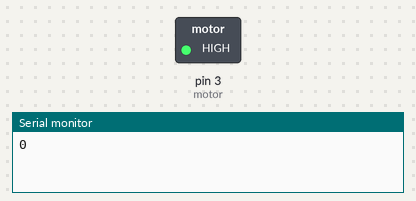
Bench run of a sketch on a simulated Arduino Uno, built with avr-gcc and run on an emulated ATmega328P. On the bench: switched loads named in the sketch (green lamp = pin HIGH), the last lines printed to the serial monitor.

Above: at 0.1 s.
At 11.1 s:
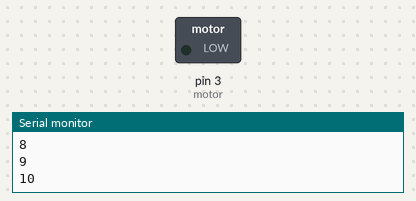
Timing chart, 0 to 12.6 s (numbered marks = the images above):
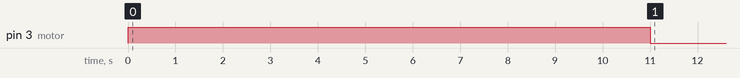

The sketch:

for_loop_motor.ino
```cpp
const int motor = 3;

void setup() {
Serial.begin(9600);

int start_val = 0;
int end_val = 10;

  for(int i = start_val; i <= end_val; i++){
    Serial.println(i);
    analogWrite(motor, 255);
    delay(1000);
  }
  //analogWrite(motor, 0);
  digitalWrite(motor, LOW);
}
void loop(){

}
```
